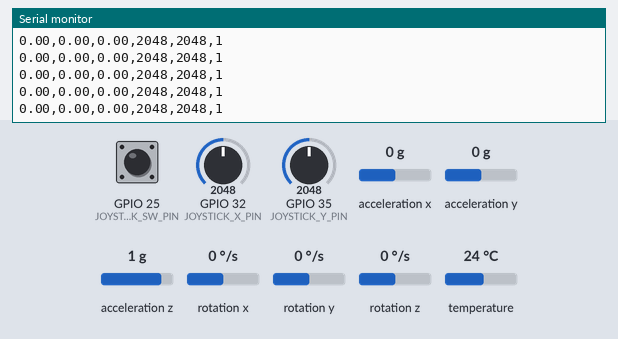
Bench run of a program on a simulated ESP32. Parts: the last lines printed to the serial monitor. The inputs (shaded band) are chosen by the test bench; at power-on: acceleration x 0 g, GPIO 32 (JOYSTICK_X_PIN) = 2048, GPIO 35 (JOYSTICK_Y_PIN) = 2048, GPIO 25 (JOYSTICK_SW_PIN) HIGH, acceleration y 0 g, acceleration z 1 g, rotation x 0 °/s, rotation y 0 °/s, rotation z 0 °/s, temperature 24 °C. WiFi joins after 1.5 s; servers stay silent unless stated.

Above: at 2.8 s.
2.9 s: acceleration x set to -1.4 g
At 3.7 s:
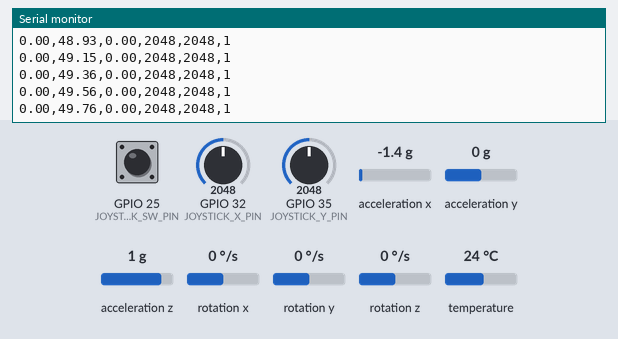
4.4 s: GPIO 32 (JOYSTICK_X_PIN) set to 2866
At 5.3 s:
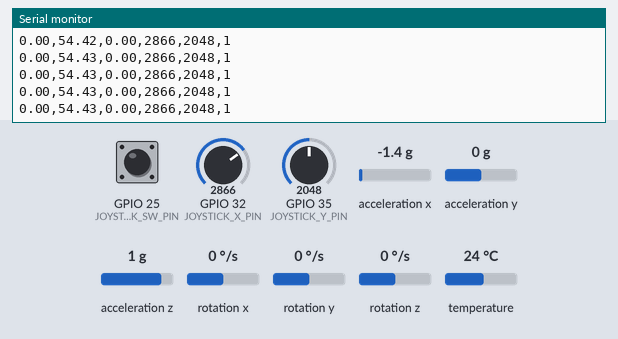
5.9 s: GPIO 35 (JOYSTICK_Y_PIN) set to 2866
At 6.4 s:
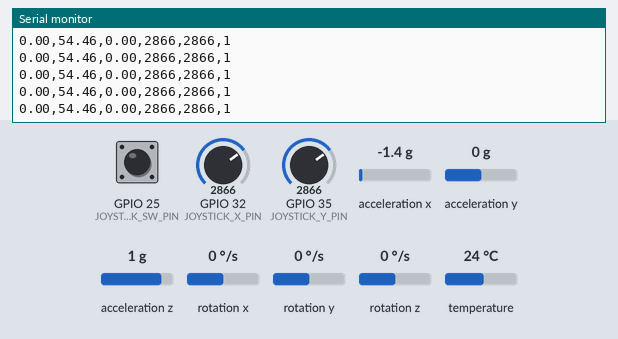
7.4 s: GPIO 25 (JOYSTICK_SW_PIN) pulled LOW for 0.15 s
9.0 s: acceleration y set to -1.4 g
At 9.9 s:
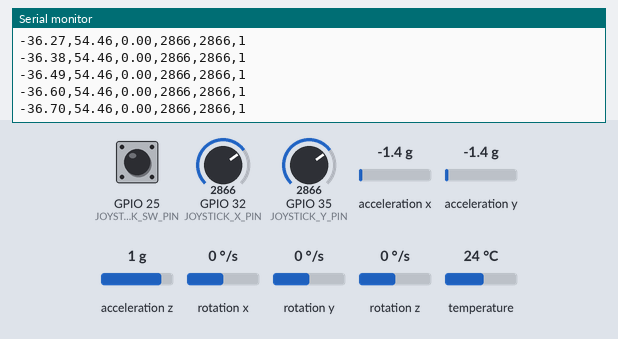
10.5 s: GPIO 25 (JOYSTICK_SW_PIN) pulled LOW for 1 s
Timing chart, 0 to 13.5 s (numbered marks = the images above; inputs shaded):
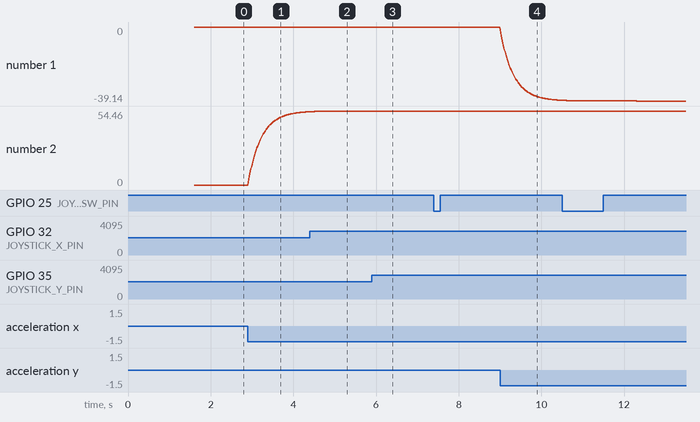

The program:

main.cpp
```cpp
#include <WiFi.h>
#include <WiFiUdp.h>
#include <Wire.h>
#include <Adafruit_MPU6050.h>
#include <Adafruit_Sensor.h>
#include "secrets.h"

// --- NETWORK CONFIGURATION ---
const IPAddress PC_IP = UNITY_PC_IP;
const uint16_t UDP_PORT = 5006;

// --- PIN DEFINITIONS ---
const int JOYSTICK_X_PIN = 32;
const int JOYSTICK_Y_PIN = 35;
const int JOYSTICK_SW_PIN = 25;

// I2C Pins (default for most ESP32 boards)
const int SDA_PIN = 21;
const int SCL_PIN = 22;

// --- OBJECTS ---
WiFiUDP udp;
Adafruit_MPU6050 mpu;

// --- TIMING/DATA ---
unsigned long lastSend = 0;
const int DATA_RATE_MS = 10; // Send data every 10ms (100 Hz)

// --- IMU DATA ---
float pitch = 0.0;
float roll = 0.0;
float yaw = 0.0;

// Complementary filter variables
float dt = 0.01; // 10ms = 0.01s
float alpha = 0.96; // Complementary filter coefficient
unsigned long lastTime = 0;

//===================================================================
// SETUP FUNCTION
//===================================================================
void setup() {
    Serial.begin(115200);
    Serial.println("Starting Joystick + IMU Controller...");

    // 1. Initialize Joystick Button Pin
    pinMode(JOYSTICK_SW_PIN, INPUT_PULLUP);

    // 2. Initialize I2C for MPU6050
    Wire.begin(SDA_PIN, SCL_PIN);

    // 3. Initialize MPU6050
    if (!mpu.begin()) {
        Serial.println("Failed to find MPU6050 chip!");
        while (1) {
            delay(10);
        }
    }
    Serial.println("MPU6050 Found!");

    // Configure MPU6050
    mpu.setAccelerometerRange(MPU6050_RANGE_8_G);
    mpu.setGyroRange(MPU6050_RANGE_500_DEG);
    mpu.setFilterBandwidth(MPU6050_BAND_21_HZ);

    delay(100);

    // 4. Connect to WiFi
    Serial.print("Connecting to WiFi: ");
    Serial.println(WIFI_SSID);
    WiFi.begin(WIFI_SSID, WIFI_PASSWORD);

    while (WiFi.status() != WL_CONNECTED) {
        delay(500);
        Serial.print(".");
    }

    Serial.println("\nWiFi Connected.");
    Serial.print("IP Address: ");
    Serial.println(WiFi.localIP());

    lastTime = millis();
}

//===================================================================
// CALCULATE PITCH, ROLL, YAW
//===================================================================
void updateIMU() {
    sensors_event_t accel, gyro, temp;
    mpu.getEvent(&accel, &gyro, &temp);

    // Calculate time delta
    unsigned long currentTime = millis();
    dt = (currentTime - lastTime) / 1000.0; // Convert to seconds
    lastTime = currentTime;

    // Calculate pitch and roll from accelerometer (in degrees)
    float accelPitch = atan2(accel.acceleration.y,
                            sqrt(accel.acceleration.x * accel.acceleration.x +
                                 accel.acceleration.z * accel.acceleration.z)) * 180.0 / PI;
    float accelRoll = atan2(-accel.acceleration.x, accel.acceleration.z) * 180.0 / PI;

    // Integrate gyroscope data
    pitch += gyro.gyro.x * dt * 180.0 / PI;
    roll += gyro.gyro.y * dt * 180.0 / PI;
    yaw += gyro.gyro.z * dt * 180.0 / PI;

    // Apply complementary filter (combine gyro and accel)
    pitch = alpha * pitch + (1.0 - alpha) * accelPitch;
    roll = alpha * roll + (1.0 - alpha) * accelRoll;

    // Yaw uses only gyroscope (no magnetometer for absolute heading)
    // Note: Yaw will drift over time without magnetometer correction
}

//===================================================================
// LOOP FUNCTION
//===================================================================
void loop() {
    if (millis() - lastSend >= DATA_RATE_MS) {

        // --- 1. Update IMU Data ---
        updateIMU();

        // --- 2. Joystick Data Acquisition ---
        int stickX = analogRead(JOYSTICK_X_PIN); // 0-4095
        int stickY = analogRead(JOYSTICK_Y_PIN); // 0-4095
        int buttonState = digitalRead(JOYSTICK_SW_PIN); // 1 (unpressed) or 0 (pressed)

        // --- 3. Format and Send UDP Packet (6 values) ---
        // Format: Pitch, Roll, Yaw, StickX, StickY, Button (matches Unity script)
        char buffer[128];
        snprintf(buffer, sizeof(buffer),
                 "%.2f,%.2f,%.2f,%d,%d,%d",
                 pitch, roll, yaw, stickX, stickY, buttonState);

        udp.beginPacket(PC_IP, UDP_PORT);
        udp.print(buffer);
        udp.endPacket();

        // --- Debug Print ---
        Serial.println(buffer);

        lastSend = millis();
    }
}
```

secrets.example.h
```cpp
#pragma once

// Copy this file to secrets.h and update the values for your local network.
// secrets.h is ignored by Git so private Wi-Fi details are never uploaded.
#define WIFI_SSID "YOUR_WIFI_SSID"
#define WIFI_PASSWORD "YOUR_WIFI_PASSWORD"
#define UNITY_PC_IP IPAddress(192, 168, 1, 100)
```

Measured:
- after the input at 2.9 s, the serial monitor: prints a new line at once (image 1)
- after the input at 9.0 s, the serial monitor: prints a new line at once (image 4)
- plotted number 1: 0 → -38.76 after the input at 9.0 s
- plotted number 2: 0 → 53.92 after the input at 2.9 s
